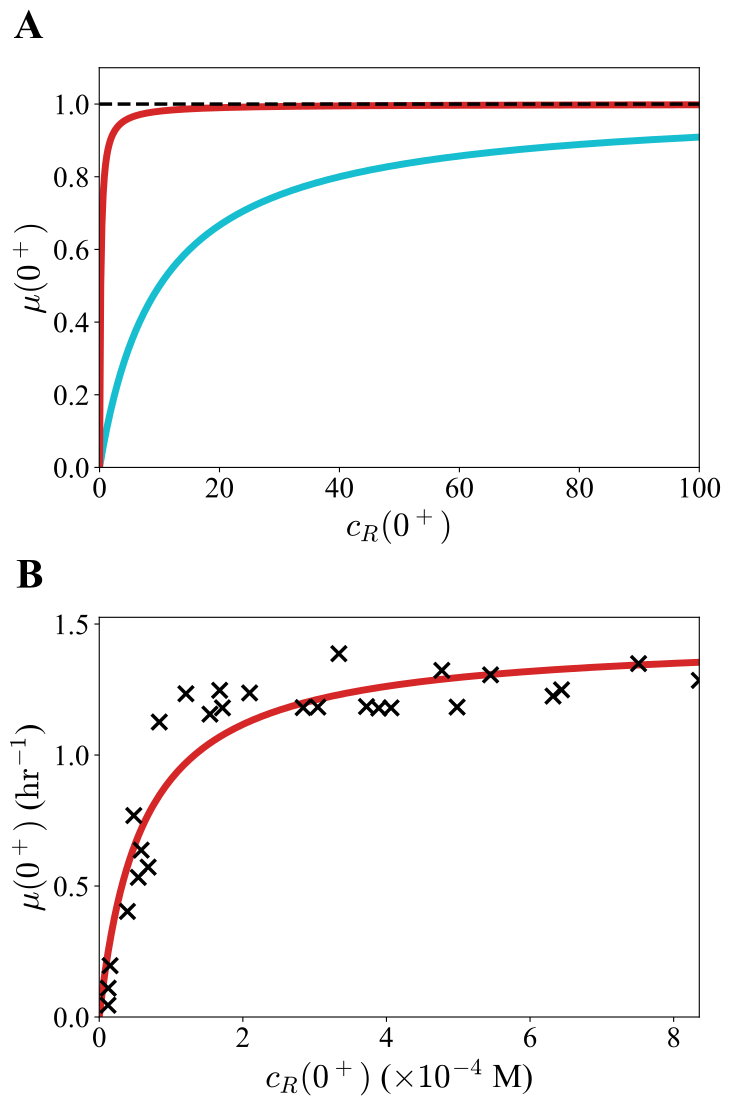

This figure's Python source:
import numpy as np
import pandas as pd
from scipy.optimize import curve_fit
import matplotlib.pyplot as plt
import matplotlib.transforms as mtransforms

def mu_fast(g, k, R):
    return g * R / (g / k + R)

def mu_slow(g, k, R):
    return g * R / (2 * g / k + R)

def load_and_process_data(filename):
    df = pd.read_csv(filename, header=None)
    x_data = df.iloc[:, 0].values
    y_data = df.iloc[:, 1].values
    x_data = np.round(x_data, 3)
    y_data = np.abs(y_data)
    return x_data, y_data

def compute_r2(y_true, y_pred):
    ss_res = np.sum((y_true - y_pred)**2)
    ss_tot = np.sum((y_true - np.mean(y_true))**2)
    return 1 - (ss_res / ss_tot) if ss_tot != 0 else 0.0

plt.rcParams['mathtext.default'] = 'it'
plt.rcParams['pdf.fonttype'] = 42
plt.rcParams['font.family'] = 'Times New Roman'
plt.rcParams['mathtext.fontset'] = 'cm'

fs_scaling = 1.5
label_fontsize = 16 * fs_scaling
tick_fontsize = 14 * fs_scaling
annotation_fontsize = 20 * fs_scaling

base_w, base_h = 6, 4
gap_y, margin_l, margin_r, margin_t, margin_b = 1.5, 1.0, 0.5, 0.6, 0.8

num_panels = 2
fig_w = margin_l + base_w + margin_r
fig_h = margin_b + (num_panels * base_h) + ((num_panels - 1) * gap_y) + margin_t
fig = plt.figure(figsize=(fig_w, fig_h))

def get_rect(x, y, w, h):
    return [x / fig_w, y / fig_h, w / fig_w, h / fig_h]

axes = {}
panels = ['A', 'B']
row_y = [margin_b + base_h + gap_y, margin_b]

for i, p in enumerate(panels):
    axes[p] = fig.add_axes(get_rect(margin_l, row_y[i], base_w, base_h))

ax = axes['A']
R = np.linspace(0, 100, 500)
g = 1.0
k_fast = g / 10.0
k_slow = g * 10.0
mu_fast_vals = mu_fast(g, k_fast, R)
mu_slow_vals = mu_slow(g, k_slow, R)

ax.plot(R, mu_fast_vals, lw=5, color='tab:cyan')
ax.plot(R, mu_slow_vals, lw=5, color='tab:red')
ax.axhline(g, c='k', ls='--', lw=2.5)

ax.set_xlabel(r'$c_R(0^+)$', fontsize=label_fontsize)
ax.set_ylabel(r'$\mu(0^+)$', fontsize=label_fontsize)
ax.tick_params(labelsize=tick_fontsize)
ax.set_xlim(min(R) - 0.05, max(R))
ax.set_ylim(0, g * 1.1)

trans = mtransforms.offset_copy(ax.transAxes, fig=fig, x=-40, y=15, units='points')
ax.text(0.0, 1.0, 'A', transform=trans, fontsize=annotation_fontsize, fontweight='bold', va='bottom', ha='right')

ax = axes['B']

def growth_model(x, g, k):
    return mu_slow(g, k, x)

bounds = ([0.01, 0.01], [10.0, 100.0])
data_file = 'monod_fig4.csv'
x_data, y_data = load_and_process_data(data_file)
sort_idx = np.argsort(x_data)
x_data = x_data[sort_idx]
y_data = y_data[sort_idx]
x_fit = x_data
popt, _ = curve_fit(growth_model, x_fit, y_data, p0=[1.0, 5.0], bounds=bounds)

x_fine = np.linspace(0, max(x_fit), 200)

ax.plot(x_fine, growth_model(x_fine, *popt), c='tab:red', lw=5)
ax.scatter(x_data, y_data, marker='x', c='k', s=120, lw=2.5, zorder=10)

ax.set_xlabel(r'$c_R(0^+)$ ($\times10^{-4}$ M)', fontsize=label_fontsize)
ax.set_ylabel(r'$\mu(0^+)$ ($\mathrm{hr}^{-1}$)', fontsize=label_fontsize)
ax.tick_params(labelsize=tick_fontsize)
ax.set_xlim(0, max(x_data))
if len(y_data) > 0 and np.max(y_data) > 0:
    ax.set_ylim(0, np.max(y_data) * 1.1)
else:
    ax.set_ylim(0, 1.0)

trans = mtransforms.offset_copy(ax.transAxes, fig=fig, x=-40, y=15, units='points')
ax.text(0.0, 1.0, 'B', transform=trans, fontsize=annotation_fontsize, fontweight='bold', va='bottom', ha='right')

plt.savefig('fig7_1r1s.pdf', dpi=600, bbox_inches='tight')
plt.show()

y_pred = growth_model(x_data, *popt)
r2 = compute_r2(y_data, y_pred)
print(f"R^2 = {r2:.4f}")
